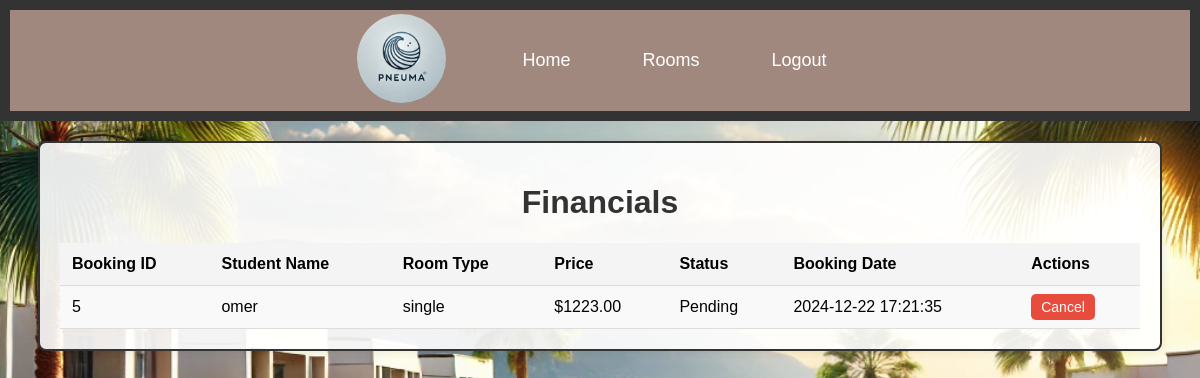
Page /all_bookings.php (signed in) on the committed database.
### tables this page shows
CREATE TABLE `bookings` (
  `booking_id` int(11) NOT NULL,
  `student_number` int(11) NOT NULL,
  `room_id` int(11) NOT NULL,
  `booking_date` datetime DEFAULT current_timestamp(),
  `status` enum('Pending','Confirmed','Canceled') DEFAULT 'Pending'
);

CREATE TABLE `user` (
  `id` int(11) NOT NULL,
  `full_name` varchar(255) NOT NULL,
  `username` varchar(255) NOT NULL,
  `email` varchar(255) NOT NULL,
  `password` varchar(255) NOT NULL,
  `role` enum('student','admin') NOT NULL DEFAULT 'student',
  `student_number` varchar(50) NOT NULL
);

CREATE TABLE `rooms` (
  `room_id` int(11) NOT NULL,
  `type` varchar(50) NOT NULL,
  `size` int(11) NOT NULL,
  `features` text NOT NULL,
  `front_view` varchar(100) NOT NULL,
  `price` decimal(10,2) NOT NULL,
  `availability` enum('Available','Not Available') DEFAULT 'Available',
  `dorm_id` int(11) NOT NULL
);

### all_bookings.php (the view, shortened to what this page needs)
<?php
require 'connect.php';
$query = "SELECT b.booking_id, u.full_name AS student_name, r.type AS room_type, r.price, b.status, b.booking_date
          FROM bookings b
          JOIN rooms r ON b.room_id = r.room_id
          JOIN user u ON b.student_number = u.student_number";
$result = mysqli_query($conn, $query);
?>
<!DOCTYPE html>
<html lang="en">
<head>
    <link rel="stylesheet" href="style.css">
</head>
<body>
<header class="navigator">
    <ul>
      <li><img src="img/logo.jpeg"></li>
      <li><a href="manager.php">Home</a></li>
      <li><a href="managerRooms.php">Rooms</a></li>
      <li><a href="logout.php">Logout</a></li>
    </ul>
</header>
<div id="studentDiv">
    <h1>Financials</h1>
    <table class="table">
        <tr>
            <th>Booking ID</th>
            <th>Student Name</th>
            <th>Room Type</th>
            <th>Price</th>
            <th>Status</th>
            <th>Booking Date</th>
            <th>Actions</th>
        </tr>
        <?php
        if (mysqli_num_rows($result) > 0) {
            while ($row = mysqli_fetch_assoc($result)) {
                echo "<tr>
                        <td>{$row['booking_id']}</td>
                        <td>{$row['student_name']}</td>
                        <td>{$row['room_type']}</td>
                        <td>\${$row['price']}</td>
                        <td>{$row['status']}</td>
                        <td>{$row['booking_date']}</td>";
                if ($row['status'] !== 'Canceled') {
                    echo "<td><a href='cancelBooking.php?booking_id={$row['booking_id']}' class='action-btn'>Cancel</a></td>";
                } else {
                    echo "<td>Already Canceled</td>";
                }
                echo "</tr>";
            }
        } else {
            echo "<tr><td colspan='7' style='text-align: center;'>No bookings available</td></tr>";
        }
        ?>
    </table>
</div>
</body>
</html>

### style.css (style rules this page uses)
body { font-family: Arial, sans-serif; }
.navigator ul { list-style-type: none; margin: 0; padding: 0; display: flex; align-items: center; overflow: hidden; background-color: #A1887F; justify-content: space-around; }
.navigator li { margin: 0; padding: 0; }
.navigator li img { border-radius: 50%; width: 89px; height: 89px; margin-right: 20px; }
.navigator li a { display: block; color: white; text-align: center; padding: 40px 16px; text-decoration: none; font-family: Arial, sans-serif; font-size: 16px; }
#studentDiv { border: 2px solid #333333; margin: 20px auto; max-width: 800px; padding: 20px; background-color: white; border-radius: 10px; box-shadow: 0 4px 6px rgba(0, 0, 0, 0.1); }

### all_bookings.php (style rules this page uses)
body { font-family: Arial, sans-serif; margin: 0; padding: 0; background-image: url('img/backgroundStudent.jpeg'); background-size: cover; background-attachment: fixed; }
.navigator { background-color: #333; color: white; padding: 10px; }
.navigator ul { list-style: none; margin: 0; padding: 0; display: flex; justify-content: center; }
.navigator ul li { margin: 0 20px; }
.navigator ul li a { color: white; text-decoration: none; font-size: 18px; }
#studentDiv { margin: 20px auto; padding: 20px; max-width: 90%; background-color: rgba(255, 255, 255, 0.9); border-radius: 8px; box-shadow: 0 0 10px rgba(0, 0, 0, 0.1); }
h1 { text-align: center; color: #333; }
.table { width: 100%; border-collapse: collapse; margin-top: 20px; }
.table th, .table td { padding: 12px; text-align: left; border-bottom: 1px solid #ddd; }
.table th { background-color: #f4f4f4; font-weight: bold; }
.table tr:nth-child(even) { background-color: #f9f9f9; }
.action-btn { text-decoration: none; color: white; background-color: #e74c3c; padding: 5px 10px; border-radius: 5px; font-size: 14px; }

### rows in the picture
bookings: booking_id "5", user.full_name "omer", room.type "single", room.price "1223.00", status "Pending", booking_date "2024-12-22 17:21:35"
